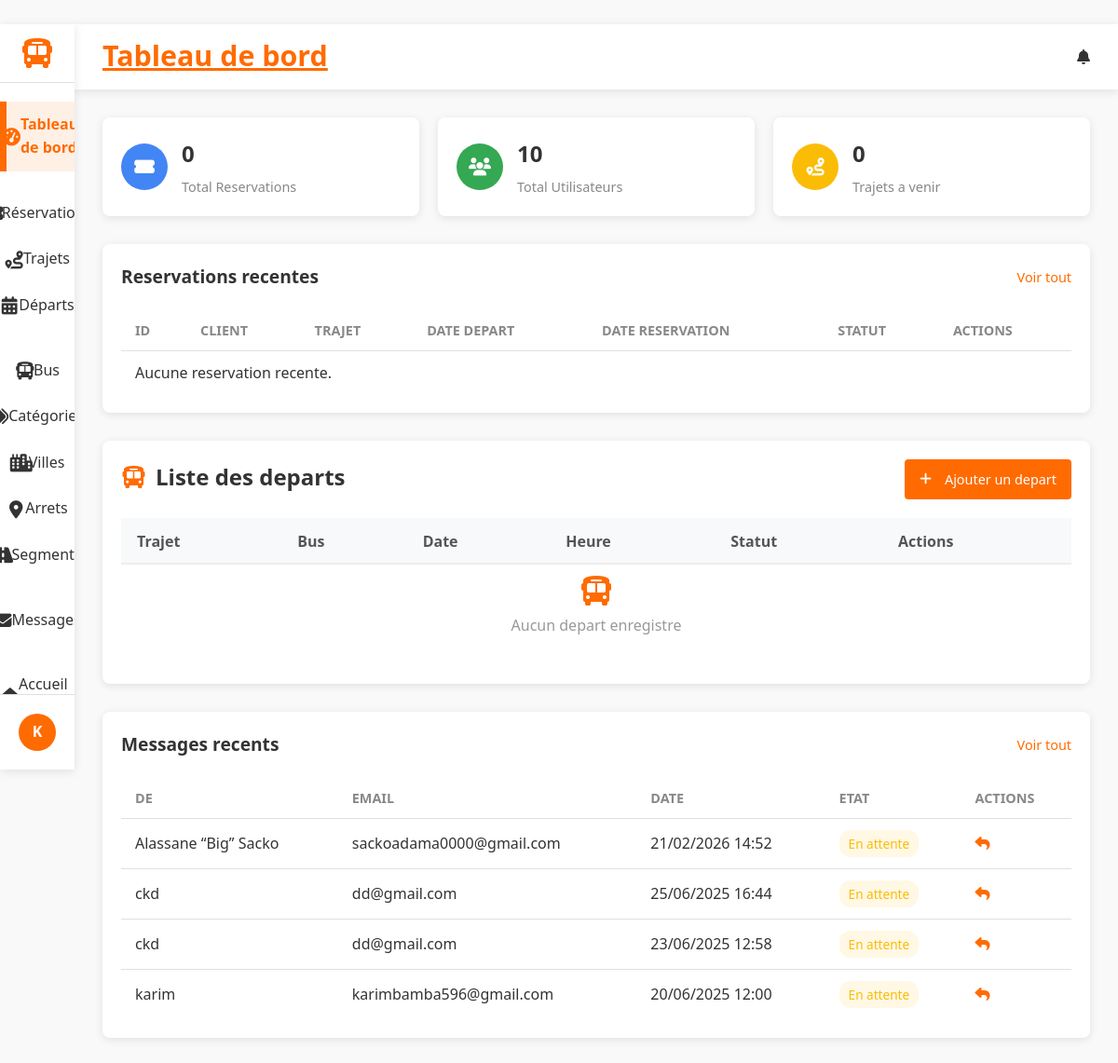
The page /dashboard/ (signed in) on the database as committed earlier.
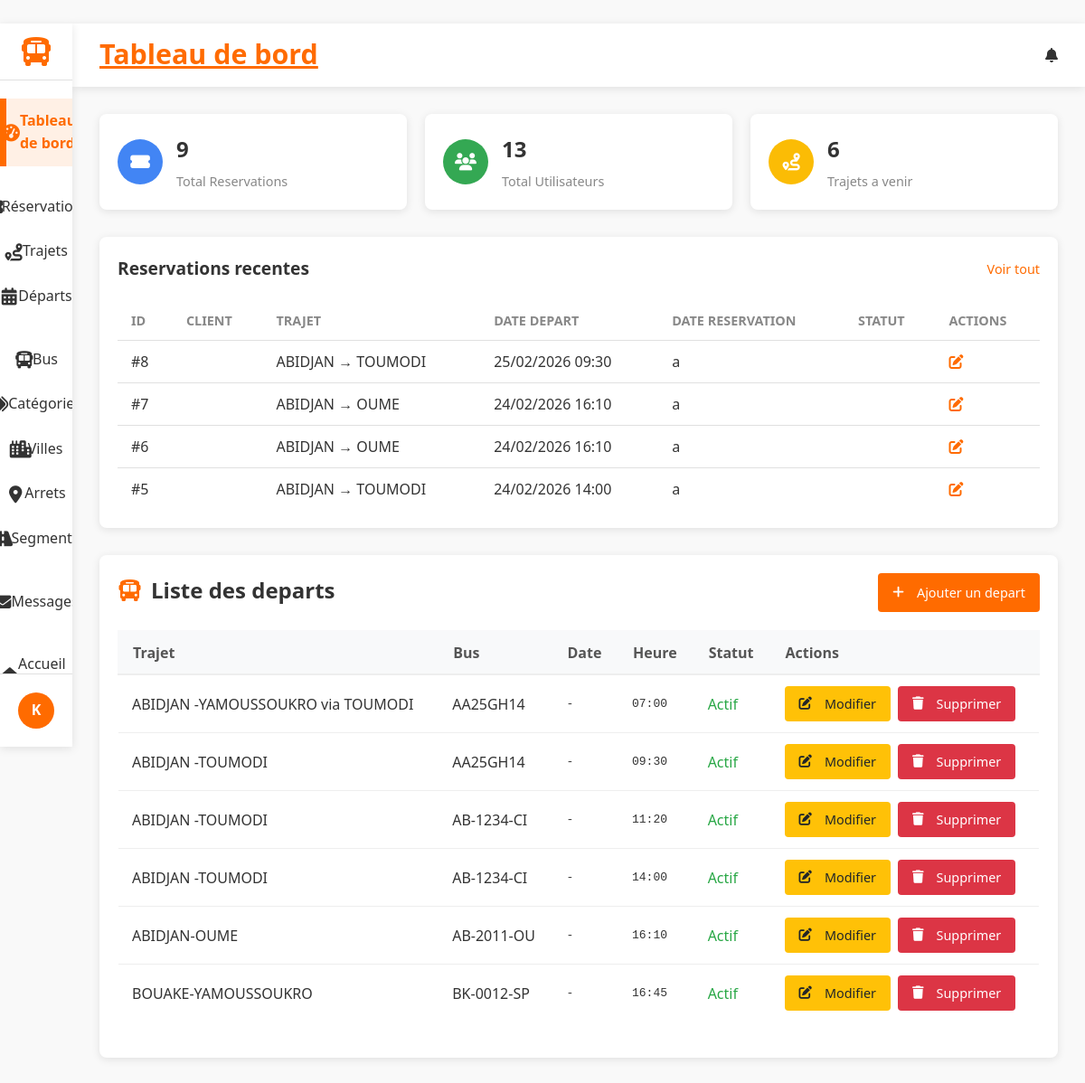
The same page on the database as committed later.
### reservations/models.py (models this page shows, shortened)
class ContactMessage(models.Model):
    name = models.CharField(max_length=100)
    email = models.EmailField()
    message = models.TextField()
    submitted_at = models.DateTimeField(auto_now_add=True)
    reply = models.TextField(blank=True, null=True)
    replied_at = models.DateTimeField(blank=True, null=True)

class Reservation(models.Model):
    utilisateur = models.ForeignKey(settings.AUTH_USER_MODEL, on_delete=models.CASCADE)
    depart = models.ForeignKey(
        Depart,
        on_delete=models.CASCADE,
        related_name="reservations",
    )
    date_voyage = models.DateField(help_text="Date choisie par le client pour voyager")
    reference = models.CharField(max_length=12, unique=True, blank=True)
    nombre_places = models.PositiveSmallIntegerField(default=1)
    prix_total = models.DecimalField(max_digits=10, decimal_places=2)
    statut = models.CharField(
        max_length=20,
        choices=ReservationStatus.choices,
        default=ReservationStatus.EN_ATTENTE,
    )
    created_at = models.DateTimeField(auto_now_add=True)
    @property
    def heure_depart(self):
        return self.depart.heure_depart

### trips/models.py (models this page shows, shortened)
class Depart(models.Model):
    trip = models.ForeignKey(Trip, on_delete=models.CASCADE, related_name="departs")
    bus = models.ForeignKey(Bus, on_delete=models.CASCADE, related_name="departs")
    heure_depart = models.TimeField()
    heure_arrivee = models.TimeField()
    prix = models.DecimalField(max_digits=8, decimal_places=2)
    actif = models.BooleanField(default=True)
    class Meta:
        verbose_name = "Départ"
        verbose_name_plural = "Départs"
        ordering = ["trip", "heure_depart"]

class Trip(models.Model):
    nom = models.CharField(max_length=100)
    origin = models.CharField(max_length=100, blank=True, default="")
    destination = models.CharField(max_length=100, blank=True, default="")
    description = models.TextField(blank=True, default="")
    category = models.ForeignKey(
        Category,
        on_delete=models.CASCADE,
        related_name="legacy_trips",
        default=get_default_category_pk,
    )
    ville_depart = models.ForeignKey(Ville, on_delete=models.CASCADE, related_name="trips_depart")
    ville_arrivee = models.ForeignKey(Ville, on_delete=models.CASCADE, related_name="trips_arrivee")
    arret_depart = models.ForeignKey(Arret, on_delete=models.CASCADE, related_name="trips_depart")
    arret_arrivee = models.ForeignKey(Arret, on_delete=models.CASCADE, related_name="trips_arrivee")
    price = models.DecimalField(max_digits=10, decimal_places=2, default=0)
    actif = models.BooleanField(default=True)
    def __str__(self):
        return self.nom

class Ville(models.Model):
    nom = models.CharField(max_length=100)
    code = models.CharField(max_length=10, unique=True)
    def __str__(self):
        return self.nom

class Bus(models.Model):
    name = models.CharField(max_length=100, blank=True, default="")
    capacity = models.PositiveIntegerField(default=0)
    immatriculation = models.CharField(max_length=50, unique=True)
    modele = models.CharField(max_length=150, blank=True)
    capacite = models.PositiveIntegerField()
    categorie = models.ForeignKey(Category, on_delete=models.SET_NULL, null=True, blank=True, related_name="buses")
    annee_fabrication = models.PositiveIntegerField(null=True, blank=True)
    en_service = models.BooleanField(default=True)
    photo = models.ImageField(upload_to="buses/", null=True, blank=True)
    derniere_revision = models.DateField(null=True, blank=True)
    def __str__(self):
        return self.immatriculation

### gareci_admin/views.py (the view)
# urls.py: path("", DashboardView.as_view(), name="index"),
class DashboardView(StaffRequiredMixin,ActiveTabMixin, BreadcrumbMixin , TemplateView):
    template_name = 'dashboard/dashboard.html'
    active_tab_value ='dashboard'
    def get_context_data(self, **kwargs):
        context = super().get_context_data(**kwargs)
        today = timezone.now().date()
        CustomUser = get_user_model()
        context['empty'] = []  # Liste vide pour le filtre default_if_none
        context['total_reservations'] = Reservation.objects.count()
        context['total_users'] = CustomUser.objects.count()
        upcoming_departures = Depart.objects.select_related(
            'trip', 'bus'
        ).prefetch_related(
            'reservations'
        ).filter(
            actif=True,
        ).order_by('heure_depart')
        context['upcoming_trips'] = upcoming_departures.count()
        context['object_list'] = Depart.objects.select_related('trip', 'bus').all().order_by('heure_depart')
        recent_reservations = Reservation.objects.select_related(
            'utilisateur',
            'depart__trip',
            'depart__bus'
        ).filter(
            statut__in=[ReservationStatus.EN_ATTENTE, ReservationStatus.CONFIRMEE]  # Uniquement les reservations actives
        ).order_by('-created_at')[:10]
        context['recent_reservations'] = recent_reservations
        recent_messages = ContactMessage.objects.filter(
            replied_at__isnull=True
        ).order_by('-submitted_at')[:5]
        context['recent_messages'] = recent_messages
        return context

### gareci_admin/utils.py (called while the page is built)
    def test_func(self):
        return self.request.user.is_staff

    def get_context_data(self, **kwargs):
        context = super().get_context_data(**kwargs)
        if self.active_tab_value:
            context['active_tab'] = self.active_tab_value
        return context

    def get_context_data(self, **kwargs):
        context = super().get_context_data(**kwargs)
        if self.breadcrumb_title:
            context['breadcrumb_title'] = self.breadcrumb_title
        return context

### gareci_admin/templates/dashboard/dashboard.html (shortened to what the changed rows need)
﻿{% extends 'dashboard/dashboard_base.html' %}
{% load dashboard_extras %}
{% block content %}
<div class="stats-section">
    <div class="stat-card">
        <div class="stat-info">
            <h3>{{ total_reservations }}</h3>
            <p>Total Reservations</p>
        </div>
    </div>
    <div class="stat-card">
        <div class="stat-info">
            <h3>{{ total_users }}</h3>
            <p>Total Utilisateurs</p>
        </div>
    </div>
    <div class="stat-card">
        <div class="stat-info">
            <h3>{{ upcoming_trips }}</h3>
            <p>Trajets a venir</p>
        </div>
    </div>
</div>
<section class="table-section">
    <div class="table-responsive">
        <table class="data-table">
            <thead>
                <tr>
                    <th>ID</th>
                    <th>Client</th>
                    <th>Trajet</th>
                    <th>Date depart</th>
                    <th>Date reservation</th>
                    <th>Statut</th>
                    <th>Actions</th>
                </tr>
            </thead>
            <tbody>
                {% for reservation in recent_reservations|slice:":4" %}
                <tr>
                    <td>#{{ reservation.id }}</td>
                    <td>{{ reservation.user.username }}</td>
                    <td>{{ reservation.depart.trip.ville_depart }} → {{ reservation.depart.trip.ville_arrivee }}</td>
                    <td>{{ reservation.date_voyage|date:'d/m/Y' }} {{ reservation.heure_depart|time:'H:i' }}</td>
                    <td>{{ reservation.booked_at|date:'d/m/Y' }} a {{ reservation.booked_at|time:'H:i' }}</td>
                    <td>
                        <span class="status-badge
                            ">
                        </span>
                    </td>
                    <td>
                        <a href="{% url 'dashboard:reservation_edit' reservation.id %}" class="action-btn edit"><i class="fas fa-edit"></i></a>
                    </td>
                </tr>
                {% empty %}
                <tr><td colspan="7">Aucune reservation recente.</td></tr>
                {% endfor %}
            </tbody>
        </table>
    </div>
</section>
<div class="departures-container">
    <div class="departures-header">
        <h2><i class="fas fa-bus"></i> Liste des departs</h2>
    </div>
    <table class="departures-table">
        <thead>
            <tr>
                <th>Trajet</th>
                <th>Bus</th>
                <th>Date</th>
                <th>Heure</th>
                <th>Statut</th>
                <th>Actions</th>
            </tr>
        </thead>
        <tbody>
            {% for departure in object_list %}
            <tr>
                <td>{{ departure.trip }}</td>
                <td>{{ departure.bus }}</td>
                <td class="datetime">-</td>
                <td class="datetime">{{ departure.heure_depart|time:"H:i" }}</td>
                <td class="{% if departure.actif %}status-active{% else %}status-inactive{% endif %}">
                    {{ departure.actif|yesno:"Actif,Inactif" }}
                </td>
                <td>
                    <div class="action-buttons">
                        <a href="{% url 'dashboard:depart_edit' departure.pk %}" class="btn btn-sm btn-warning"><i class="fas fa-edit"></i> Modifier</a>
                        <a href="{% url 'dashboard:depart_delete' departure.pk %}" class="btn btn-sm btn-danger" onclick="return confirm('Voulez-vous vraiment supprimer ce depart ?');"><i class="fas fa-trash"></i> Supprimer</a>
                    </div>
                </td>
            </tr>
            {% empty %}
            <tr>
                <td colspan="6" class="empty-state"><i class="fas fa-bus"></i><p>Aucun depart enregistre</p></td>
            </tr>
            {% endfor %}
        </tbody>
    </table>
</div>
{% if recent_messages %}
<section class="table-section">
    <div class="section-header">
        <h3>Messages recents</h3>
        <a href="{% url 'dashboard:message_list' %}" class="view-all">Voir tout</a>
    </div>
    <div class="table-responsive">
        <table class="data-table">
            <thead>
                <tr>
                    <th>De</th>
                    <th>Email</th>
                    <th>Date</th>
                    <th>Etat</th>
                    <th>Actions</th>
                </tr>
            </thead>
            <tbody>
                {% for message in recent_messages %}
                <tr>
                    <td>{{ message.name }}</td>
                    <td>{{ message.email }}</td>
                    <td>{{ message.submitted_at|date:'d/m/Y H:i' }}</td>
                    <td>
                        <span class="status-badge {% if message.replied_at %}confirmed{% else %}pending{% endif %}">
                            {% if message.replied_at %}Repondu{% else %}En attente{% endif %}
                        </span>
                    </td>
                    <td>
                        <a href="{% url 'dashboard:message_reply' message.id %}" class="action-btn {% if message.replied_at %}view{% else %}edit{% endif %}">
                            <i class="fas fa-{% if message.replied_at %}eye{% else %}reply{% endif %}"></i>
                        </a>
                    </td>
                </tr>
                {% endfor %}
            </tbody>
        </table>
    </div>
</section>
{% endif %}
{% endblock %}

Rows that differ between the two databases and show on the page:
removed ContactMessage: name "Alassane “Big” Sacko", email "sackoadama0000@gmail.com", submitted_at "21/02/2026 14:52", shows "En attente"
removed ContactMessage: name "ckd", email "dd@gmail.com", submitted_at "25/06/2025 16:44", shows "En attente"
removed ContactMessage: name "ckd", email "dd@gmail.com", submitted_at "23/06/2025 12:58", shows "En attente"
removed ContactMessage: name "karim", email "karimbamba596@gmail.com", submitted_at "20/06/2025 12:00", shows "En attente"
added Reservation: id "8", depart.trip.ville_depart "ABIDJAN", depart.trip.ville_arrivee "TOUMODI", date_voyage "25/02/2026", heure_depart "09:30"
added Reservation: id "7", depart.trip.ville_depart "ABIDJAN", depart.trip.ville_arrivee "OUME", date_voyage "24/02/2026", heure_depart "16:10"
added Reservation: id "6", depart.trip.ville_depart "ABIDJAN", depart.trip.ville_arrivee "OUME", date_voyage "24/02/2026", heure_depart "16:10"
added Reservation: id "5", depart.trip.ville_depart "ABIDJAN", depart.trip.ville_arrivee "TOUMODI", date_voyage "24/02/2026", heure_depart "14:00"
added Depart: trip "ABIDJAN -YAMOUSSOUKRO via TOUMODI", bus "AA25GH14", heure_depart "07:00", actif "Actif"
added Depart: trip "ABIDJAN -TOUMODI", bus "AA25GH14", heure_depart "09:30", actif "Actif"
added Depart: trip "ABIDJAN -TOUMODI", bus "AB-1234-CI", heure_depart "11:20", actif "Actif"
added Depart: trip "ABIDJAN -TOUMODI", bus "AB-1234-CI", heure_depart "14:00", actif "Actif"
added Depart: trip "ABIDJAN-OUME", bus "AB-2011-OU", heure_depart "16:10", actif "Actif"
added Depart: trip "BOUAKE-YAMOUSSOUKRO", bus "BK-0012-SP", heure_depart "16:45", actif "Actif"
Other text that changed with them:
{{ total_reservations }}: "0" → "9"
{{ total_users }}: "10" → "13"
{{ upcoming_trips }}: "0" → "6"
text no longer shown: "Aucune reservation recente. Aucun depart enregistre Messages recents Voir tout DE EMAIL DATE ETAT ACTIONS"
